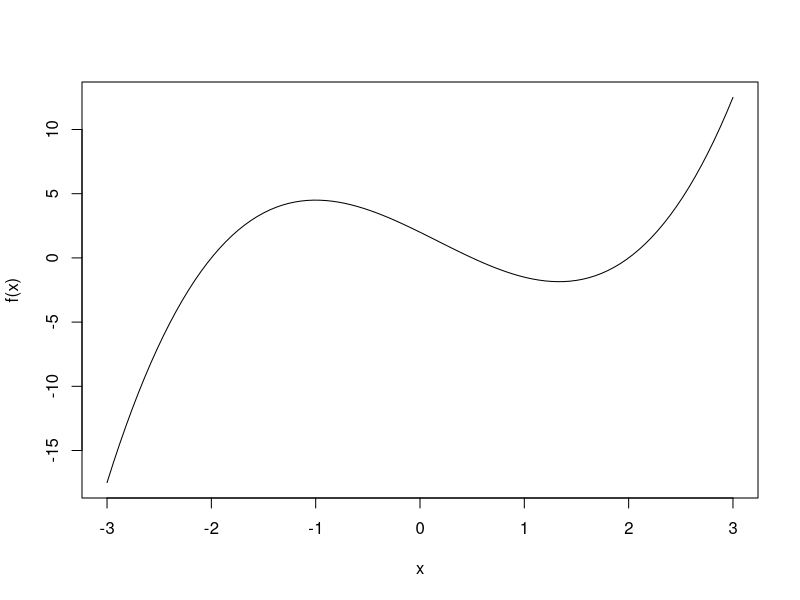
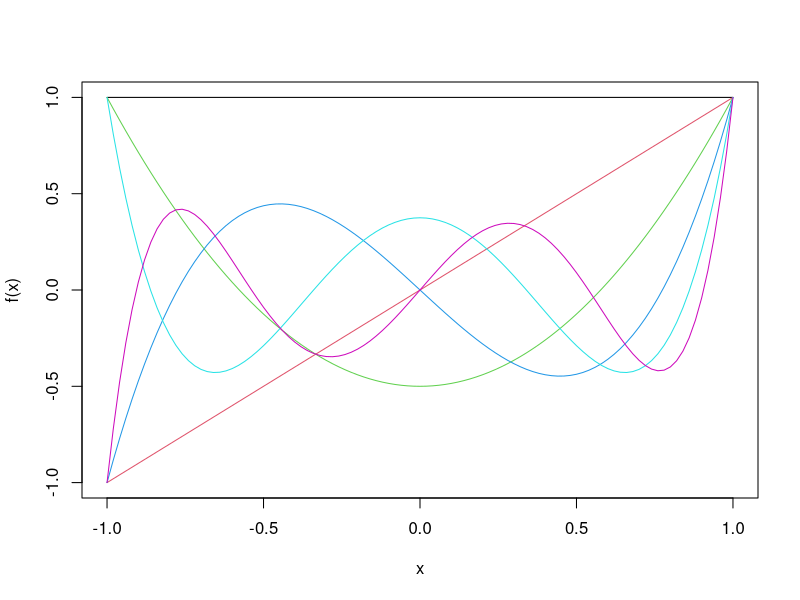
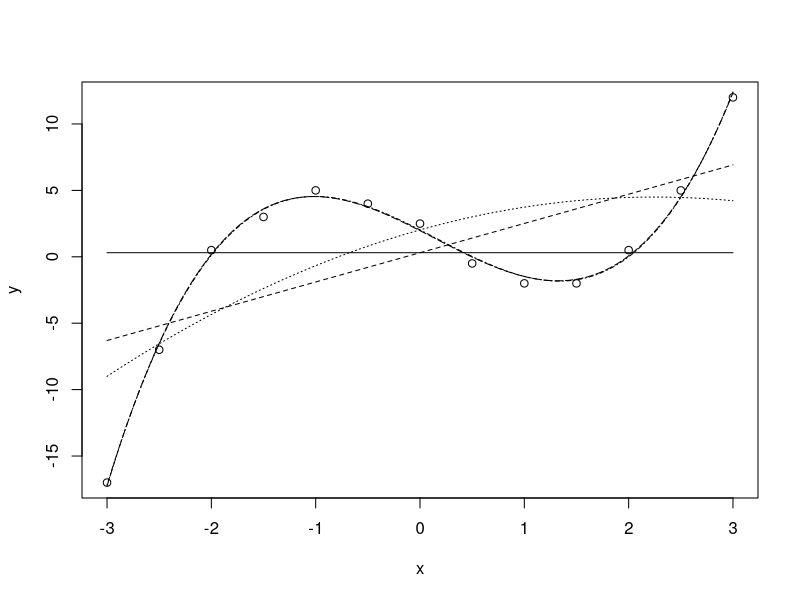

Recreate these plots in R, in order.
## ---- chunk 1
#initialize function
horner <- function(coef){
  function(x){
    s <- 0
    for(i in seq(length(coef), 1, -1)) s <- s * x + coef[i]
    s
  }
}

#plot function
c <- c(2, -4, -1/2, 1); f <- horner(c)
curve(f, from = -3, 3)
## ---- chunk 2

poly_der_coef <- function(coef) seq(1, length(coef)-1) * coef[-1]

newtons <- function(c, root = 0, max.iter = 1000){
  
  #set up polynomials
  p <- horner(c)
  p_prime <- horner(poly_der_coef(c))
  
  #set up stopping criterion
  tol <- 10e-6
  diff <- Inf
  iter.num <- 1
  
  while(iter.num < max.iter & diff>tol){# two conditions: (i) iteration limit (ii) convergence criterion
    
    #update root: if derivative is zero, then Netwons update is undefined, return Nan, else use the Newtons update
    new_root <- ifelse(abs(p_prime(root)) < tol, return(NaN), root - p(root)/p_prime(root)) 
    diff <- abs(new_root - root) 
    root <- new_root 
    iter.num <- iter.num + 1
  }
  ifelse(iter.num == max.iter, NaN, root)
}

c <- c(2, -4, -1/2, 1)
c(newtons(c, root = -1.5), newtons(c, root = 1.5), newtons(c, root = -1))

## ---- chunk 3
legendre_coef <- function(n){
  
  if(n == 0) return(c(1)) # return coefficents for L_{e_0}
  if(n == 1) return(c(0,1))# return coefficents for L_{e_1}
  else{
    ln1 <- (2*(n-1)+1)/n * c(0, legendre_coef(n-1)) # recursively get coefficents for L_{n-1}
    tmp <-  (n-1)/n * legendre_coef(n-2)            # recursively get coefficents for L_{n-2}
    ln2 <- c(tmp, rep(0,length(ln1) - length(tmp))) # match coefficents lengths 
    return(ln1 - ln2)
  }
}

#A plot of the first 6 polynomials
for(i in 0:5){
 f <- horner(legendre_coef(i))
 if(i == 0) curve(f, from = -1, to = 1, col = i + 1, ylim = c(-1, 1))
 else curve(f, from = -1, to = 1, col = i + 1, add = TRUE)
} 


## ---- chunk 4
#import data 
x <- c(-3.0,-2.5, -2.0, -1.5, -1.0, -0.5, 0.0, 0.5, 1.0, 1.5, 2.0, 2.5, 3.0)
y <- c(-17.0, -7.0, 0.5, 3.0, 5.0, 4.0, 2.5, -0.5, -2.0, -2.0, 0.5, 5.0, 12.0)

#create design matrix
d <- 4
X <- outer(x, 0:d, '^')

#build T 
T <- rbind(cbind(crossprod(X), crossprod(X, y)), cbind(crossprod(y,X), crossprod(y)))
## ---- chunk 5
SWEEP <- function(A, k){
  D <- A[k, k]; ifelse(D == 0, A[k, ]<- A[k,], A[k,] <- A[k,]/D)
  for(i in (1:nrow(A))[-k]){
    B <- A[i, k]; A[i,] <- A[i,] - B*A[k,]
    A[i,k] <- -B/D
  }
  A[k,k] <- 1/D
  
  return(A)
}

SWEEP(SWEEP(T, 1),1)
SWEEP(SWEEP(T, 2),2)
SWEEP(SWEEP(T, 3),3)
SWEEP(SWEEP(T, 4),4)
SWEEP(SWEEP(T, 5), 5)

## ---- chunk 6
tol <- 10e-10
sum(abs(SWEEP(SWEEP(T, 1),1) - T) > tol)
sum(SWEEP(SWEEP(T, 2),2)- T > tol)
sum(SWEEP(SWEEP(T, 3),3)- T > tol)
sum(SWEEP(SWEEP(T, 4),4)- T > tol)
sum(SWEEP(SWEEP(T, 5),5)- T > tol)
## ---- chunk 7
plot(x, y)
a <- seq(-3, 3, length.out = 100)
p <- ncol(T) - 1
for (k in 1:p) {
T <- SWEEP(T, k)
lines(a, horner(T[1:k, p + 1])(a), lty = k)
print(c(k, T[p + 1, p + 1]))
}
